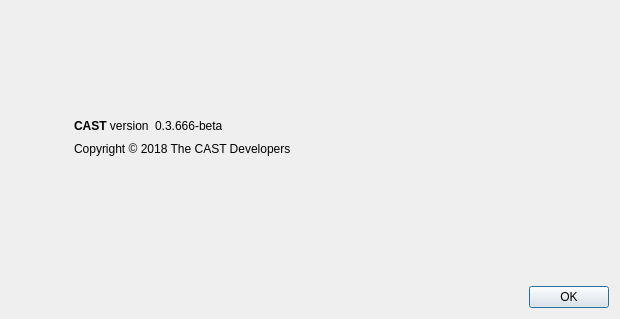
<?xml version="1.0" encoding="UTF-8"?>
<ui version="4.0">
 <class>AboutDialog</class>
 <widget class="QDialog" name="AboutDialog">
  <property name="geometry">
   <rect>
    <x>0</x>
    <y>0</y>
    <width>620</width>
    <height>319</height>
   </rect>
  </property>
  <property name="windowTitle">
   <string>About CAST</string>
  </property>
  <layout class="QHBoxLayout" name="horizontalLayout_2">
   <item>
    <widget class="QLabel" name="label_4">
     <property name="sizePolicy">
      <sizepolicy hsizetype="Preferred" vsizetype="Ignored">
       <horstretch>0</horstretch>
       <verstretch>0</verstretch>
      </sizepolicy>
     </property>
     <property name="pixmap">
      <pixmap resource="../bitcoin.qrc">:/images/about</pixmap>
     </property>
    </widget>
   </item>
   <item>
    <layout class="QVBoxLayout" name="verticalLayout_2">
     <property name="leftMargin">
      <number>50</number>
     </property>
     <item>
      <spacer name="verticalSpacer_2">
       <property name="orientation">
        <enum>Qt::Vertical</enum>
       </property>
       <property name="sizeHint" stdset="0">
        <size>
         <width>20</width>
         <height>40</height>
        </size>
       </property>
      </spacer>
     </item>
     <item>
      <layout class="QHBoxLayout" name="horizontalLayout">
       <item>
        <widget class="QLabel" name="label">
         <property name="cursor">
          <cursorShape>IBeamCursor</cursorShape>
         </property>
         <property name="text">
          <string>&lt;html&gt;&lt;head/&gt;&lt;body&gt;&lt;p&gt;&lt;span style=&quot; font-weight:600;&quot;&gt;CAST&lt;/span&gt; version&lt;/p&gt;&lt;/body&gt;&lt;/html&gt;</string>
         </property>
         <property name="textInteractionFlags">
          <set>Qt::LinksAccessibleByMouse|Qt::TextSelectableByKeyboard|Qt::TextSelectableByMouse</set>
         </property>
        </widget>
       </item>
       <item>
        <widget class="QLabel" name="versionLabel">
         <property name="cursor">
          <cursorShape>IBeamCursor</cursorShape>
         </property>
         <property name="text">
          <string notr="true">0.3.666-beta</string>
         </property>
         <property name="textInteractionFlags">
          <set>Qt::LinksAccessibleByMouse|Qt::TextSelectableByKeyboard|Qt::TextSelectableByMouse</set>
         </property>
        </widget>
       </item>
       <item>
        <spacer name="horizontalSpacer">
         <property name="orientation">
          <enum>Qt::Horizontal</enum>
         </property>
         <property name="sizeHint" stdset="0">
          <size>
           <width>40</width>
           <height>20</height>
          </size>
         </property>
        </spacer>
       </item>
      </layout>
     </item>
     <item>
      <widget class="QLabel" name="copyrightLabel">
       <property name="cursor">
        <cursorShape>IBeamCursor</cursorShape>
       </property>
       <property name="text">
        <string notr="true">Copyright &amp;copy; 2018 The CAST Developers</string>
       </property>
       <property name="textFormat">
        <enum>Qt::RichText</enum>
       </property>
       <property name="textInteractionFlags">
        <set>Qt::LinksAccessibleByMouse|Qt::TextSelectableByKeyboard|Qt::TextSelectableByMouse</set>
       </property>
      </widget>
     </item>
     <item>
      <widget class="QLabel" name="label_2">
       <property name="cursor">
        <cursorShape>IBeamCursor</cursorShape>
       </property>
       <property name="text">
        <string/>
       </property>
       <property name="wordWrap">
        <bool>true</bool>
       </property>
       <property name="textInteractionFlags">
        <set>Qt::LinksAccessibleByMouse|Qt::TextSelectableByKeyboard|Qt::TextSelectableByMouse</set>
       </property>
      </widget>
     </item>
     <item>
      <spacer name="verticalSpacer">
       <property name="orientation">
        <enum>Qt::Vertical</enum>
       </property>
       <property name="sizeHint" stdset="0">
        <size>
         <width>20</width>
         <height>40</height>
        </size>
       </property>
      </spacer>
     </item>
     <item>
      <widget class="QDialogButtonBox" name="buttonBox">
       <property name="orientation">
        <enum>Qt::Horizontal</enum>
       </property>
       <property name="standardButtons">
        <set>QDialogButtonBox::Ok</set>
       </property>
      </widget>
     </item>
    </layout>
   </item>
  </layout>
 </widget>
 <resources>
  <include location="../bitcoin.qrc"/>
 </resources>
 <connections>
  <connection>
   <sender>buttonBox</sender>
   <signal>accepted()</signal>
   <receiver>AboutDialog</receiver>
   <slot>accept()</slot>
   <hints>
    <hint type="sourcelabel">
     <x>360</x>
     <y>308</y>
    </hint>
    <hint type="destinationlabel">
     <x>157</x>
     <y>274</y>
    </hint>
   </hints>
  </connection>
  <connection>
   <sender>buttonBox</sender>
   <signal>rejected()</signal>
   <receiver>AboutDialog</receiver>
   <slot>reject()</slot>
   <hints>
    <hint type="sourcelabel">
     <x>428</x>
     <y>308</y>
    </hint>
    <hint type="destinationlabel">
     <x>286</x>
     <y>274</y>
    </hint>
   </hints>
  </connection>
 </connections>
</ui>
